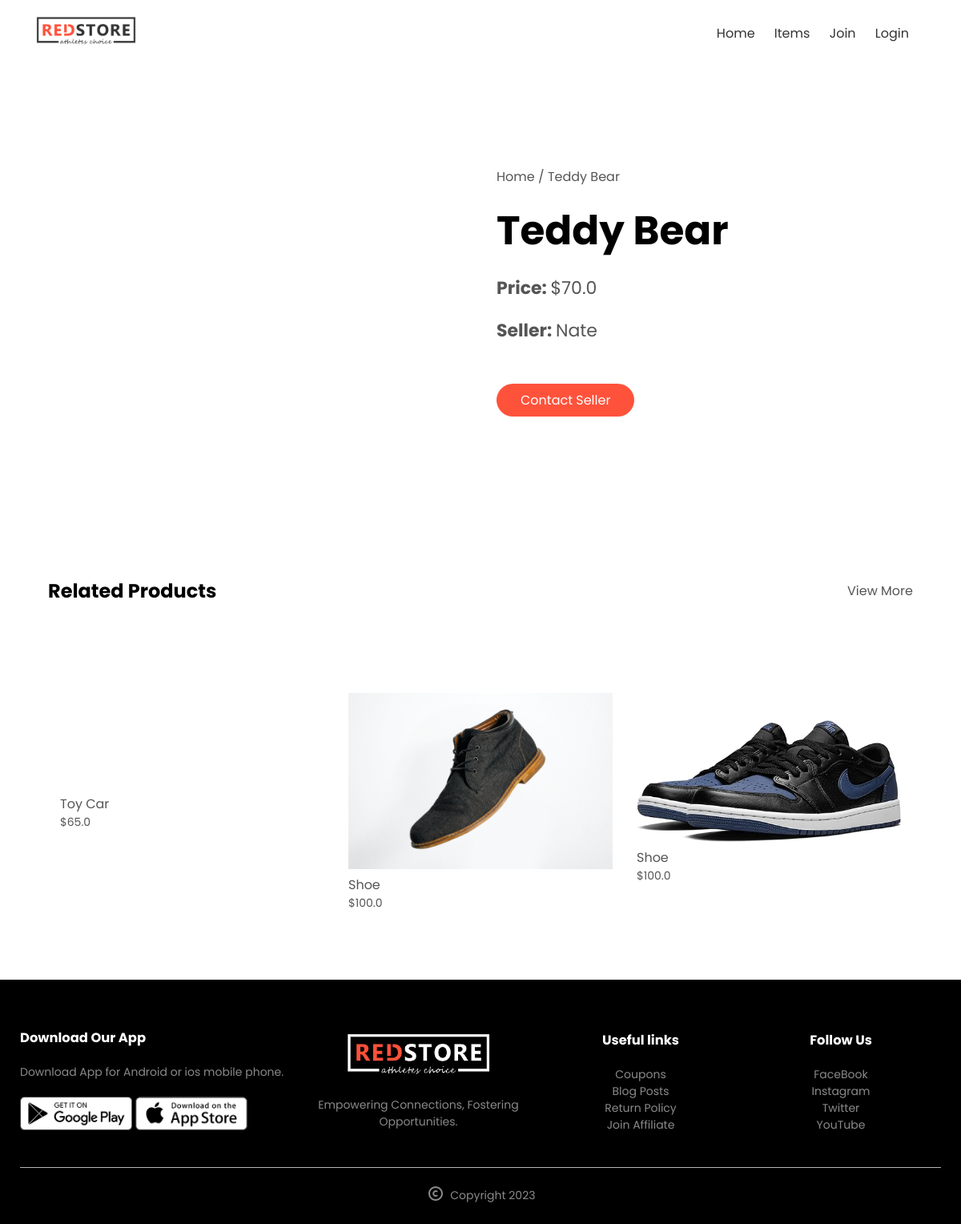
Page /detail/1/ on the committed database.
### core/models.py (models this page shows, shortened)
class Item(models.Model):
    category = models.ForeignKey(Category, related_name='items', on_delete=models.CASCADE)
    name = models.CharField(max_length=255)
    description = models.TextField(blank=True, null=True)
    price = models.FloatField()
    is_sold = models.BooleanField(default=False)
    created_at = models.DateTimeField(auto_now_add=True)
    created_by = models.ForeignKey(User, related_name='items', on_delete=models.CASCADE)
    image1 = models.ImageField(upload_to='item_images', blank=True, null=True)
    image2 = models.ImageField(upload_to='item_images', blank=True, null=True)
    image3 = models.ImageField(upload_to='item_images', blank=True, null=True)
    image4 = models.ImageField(upload_to='item_images', blank=True, null=True)
    @property
    def imageURL1(self):
        try:
            url = self.image1.url
        except:
            url = ''
        return url
    @property
    def imageURL2(self):
        try:
            url = self.image2.url
        except:
            url = ''
        return url
    @property
    def imageURL3(self):
        try:
            url = self.image3.url
        except:
            url = ''
        return url
    @property
    def imageURL4(self):
        try:
            url = self.image4.url
        except:
            url = ''
        return url

class User(AbstractUser):
    name = models.CharField(max_length=200, null=True)
    email = models.EmailField(unique=True, null=True)
    bio = models.TextField(null=True)
    avatar = models.ImageField(null=True, default="avatar.svg")
    instagram = models.CharField(max_length=50, blank=True)
    facebook = models.CharField(max_length=50, blank=True)
    whatsup = models.CharField(max_length=50, blank=True)
    twitter = models.CharField(max_length=50, blank=True)
    total_ratings = models.PositiveIntegerField(default=0)
    total_rating_points = models.PositiveIntegerField(default=0)
    USERNAME_FIELD = 'username'
    REQUIRED_FIELDS = ['email']
    def __str__(self):
        return self.name or self.username

### core/views.py (the view)
# urls.py: path('detail/<str:pk>/', views.detail, name='detail'),
def detail(request, pk):
    item = get_object_or_404(Item, pk=pk)
    related_items = Item.objects.filter(category=item.category, is_sold=False).exclude(pk=pk)[0:3]
    context = {
		'item':item,
		'related_items':related_items
	}
    return render(request, 'core/detail.html', context)

### core/templates/core/detail.html (shortened to what this page needs)
{% extends 'core/base.html' %}
{% block content %}
<div class="small-container single-product">
	<div class="row">
		<div class="col-2">
			<div class="space"></div>
			<div class="small-img-row">
				<div class="small-img-col">
				</div>
				<div class="small-img-col">
				</div>
				<div class="small-img-col">
				</div>
				<div class="small-img-col">
				</div>
			</div>
		</div>
		<div class="col-2">
			<p>Home / {{ item.name }}</p>
			<h1>{{ item.name }}</h1>
			<h4>Price: <span style="font-weight: lighter;">${{ item.price }}</span></h4>
			<h4>Seller: <a href="{% url 'profile' item.created_by.id %}" id="SellerLink">{{ item.created_by }}</a></h4>
			{% if request.user == item.created_by %}
				<h3>This is your item!</h3>
				<a href="{% url 'edit' item.id %}" class="btn" style="background: #38a169; transition: background 0.3s;" onmouseover="this.style.background='#563434';" onmouseout="this.style.background='#38a169';">
					Edit
				</a>
				<a href="{% url 'delete' item.id %}" class="btn">Delete</a>
			{% else %}
				<a href="{% url 'new-convo' item.id %}" class="btn">Contact Seller</a>
			{% endif %}
			<br>
		</div>
	</div>
</div>
<div class="small-container">
	<div class="row row-2">
		<h2>Related Products</h2>
		<p>View More</p>
	</div>
</div>
<div class="small-container">
		<div class="row">
		{% for item in related_items %}
			<div class="col-4">
				<img src="{{ item.imageURL1 }}" alt="">
				<h4>{{ item.name }}</h4>
				<p>${{ item.price }}</p>
			</div>
		{% endfor %}
		</div>
</div>
{% endblock %}

### static/css/style.css (style rules this page uses)
* { margin: 0; padding: 0; box-sizing: border-box; }
body { font-family: 'Poppins', sans-serif; }
.space { height: 13px; background-color: transparent; }
a { text-decoration: none; color: #555; }
p { color: #555; }
.row { display: flex; flex-wrap: wrap; align-items: center; justify-content: space-around; }
.col-2 { flex-basis: 50%; min-width: 300px; }
.col-2 h1 { font-size: 50px; margin: 25px 0; line-height: 60px; }
.btn { display: inline-block; background: #ff523b; color: #fff; margin: 30px 0; padding: 8px 30px; border-radius: 30px; transition: background 0.5s; }
.small-container { max-width: 1080px; margin: auto; padding: 25px 0; }
.col-4 { flex-basis: calc(25% - 20px); padding: 10px; min-width: 350px; margin-bottom: 50px; transition: transform 0.5s; box-sizing: border-box; }
.col-4 img { width: 100%; }
h4 { color: #555; font-weight: normal; }
.col-4 p { font-size: 14px; }
.row-2 { justify-content: space-between; margin: 100px auto 50px; }
.single-product { margin-top: 80px; }
.single-product .col-2 { padding: 20px; }
.single-product h4 { margin: 20px 0; font-size: 22px; font-weight: bold; }
#SellerLink { font-weight: lighter; }
.small-img-row { display: flex; justify-content: space-between; }
.small-img-col { flex-basis: 24%; cursor: pointer; }

### rows in the picture
Item: name "Teddy Bear", price "70.0", created_by "Nate"
Item: name "Toy Car", price "65.0"
Item: imageURL1 (picture), name "Shoe", price "100.0"
Item: imageURL1 (picture), name "Shoe", price "100.0"
